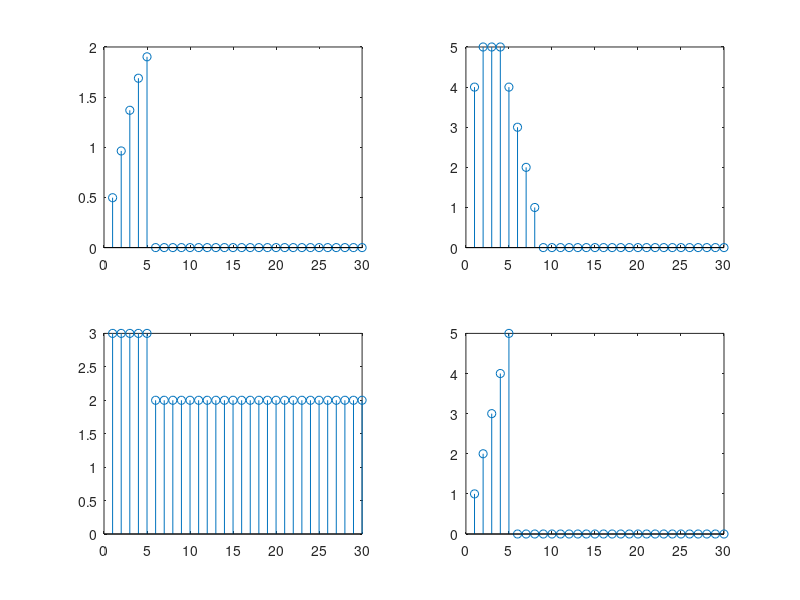

Source code (MATLAB):
% Ejercicio 1

% Entrada: 
% funcion escalon.
impulso = zeros(1, 30);
impulso(1:5) = 1;
y1 = zeros(1, 30);

% Sistema 1
A = 2;
T = 1/100;
omega = 8*pi;
for n=1 : length(impulso)
  y1(n) = impulso(n)*A*sin(omega*n*T);
end

figure
subplot(2,2,1)
stem(y1)

% Sistema 2

n0 = 3;
y2 = zeros(1, 30);
for n=1 : 30
  if n-n0 < 1
    limiteInferior = 1;
  else
    limiteInferior = n-n0;
  end
  
  if n+n0 > 30
    limiteSuperior = 30;
  else
    limiteSuperior = n+n0;
  end
  
  for kk=limiteInferior : limiteSuperior
    y2(n) += impulso(kk);
  end
 end

 subplot(2,2,2)
stem(y2)


% Sistema 3

y3 = zeros(1, 30);
for n=1 : length(impulso)
  y3(n) = impulso(n) + 2;
end

subplot(2,2,3)
stem(y3)
 
 
 
% Sistema 4

y4 = zeros(1, 30);
for n=1 : length(impulso)
  y4(n) = n*impulso(n);
end

subplot(2,2,4)
stem(y4)

 